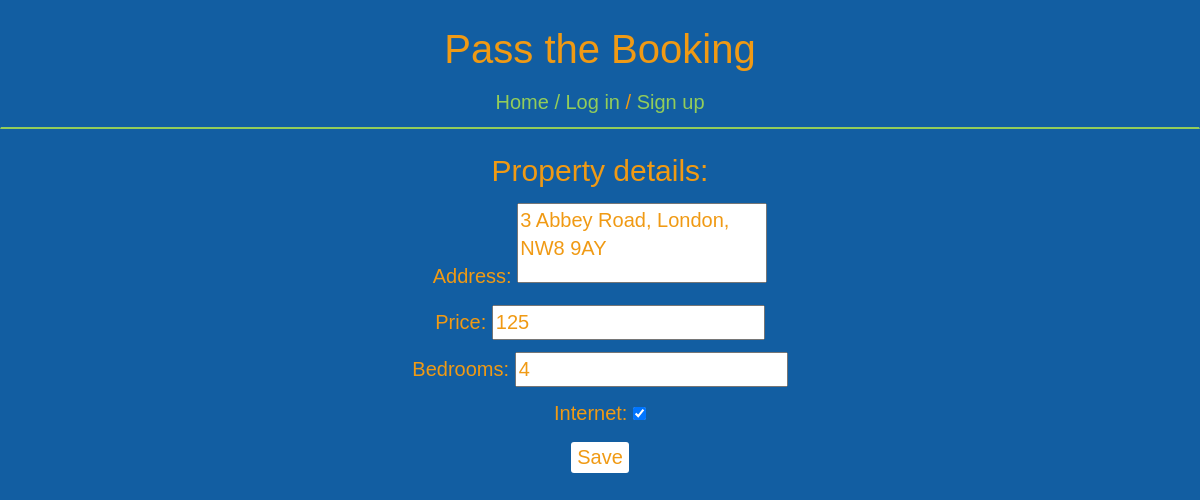
/properties/1/edit/, run on the app's committed database.
### pass_the_booking/models.py (models this page shows, shortened)
class Property(models.Model):
    client = models.ForeignKey(Client, on_delete=models.CASCADE)
    address = models.TextField()
    price = models.IntegerField()
    bedrooms = models.IntegerField()
    internet = models.BooleanField()

### pass_the_booking/views/properties.py (the view)
# urls.py: url(r'^properties/(?P<pk>\d+)/edit/$', views.property_edit, name='property_edit'),
def property_edit(request, pk):
    property = get_object_or_404(Property, pk=pk)
    client = property.client
    if request.method == "POST":
        form = PropertyForm(request.POST, instance=property)
        if form.is_valid():
            property = form.save(commit=True)
            return redirect('property_detail', pk=property.pk)
    else:
        form = PropertyForm(instance=property)
    return render(request, 'pass_the_booking/properties/property_edit.html', {'form': form, 'client': client })

### pass_the_booking/forms.py
class PropertyForm(forms.ModelForm):
    class Meta:
        model = Property
        fields = ('address', 'price', 'bedrooms', 'internet',)

### pass_the_booking/templates/pass_the_booking/properties/property_edit.html
{% extends 'pass_the_booking/base.html' %}
{% block content %}
  <div class='main'>
    <p class='subtitle'>Property details:</p>
    <form method='post'>{% csrf_token %}
      {{ form.as_p }}
      <button class='booking-button' type='submit'>Save</button>
    </form>
  </div>
{% endblock %}

### pass_the_booking/static/css/pass_the_booking.css (style rules this page uses)
body { background-color: #125ea2; color: #f09a14; text-align: center; font-family: helvetica; font-size: 20; }
.subtitle { font-size: 30px }
.main { margin-top: 150px; margin-bottom: 150px; }
label { font-weight: normal; }
.booking-button { border-radius: 3px; border: none; background-color: white; font-family: helvetica; font-size: 20 }
textarea { width: 250px; height: 80px; resize: none }

### data on the page
Property: address "3 Abbey Road, London, NW8 9AY", price "125", bedrooms "4", internet "☑"
